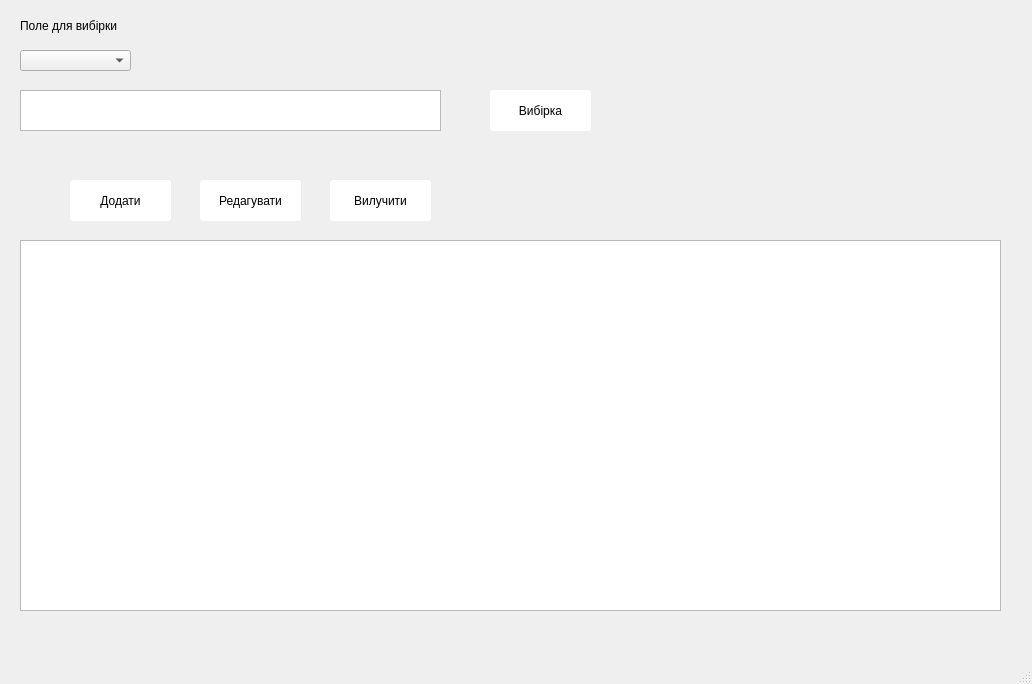
<?xml version="1.0" encoding="UTF-8"?>
<ui version="4.0">
 <class>MainWindow</class>
 <widget class="QMainWindow" name="MainWindow">
  <property name="geometry">
   <rect>
    <x>0</x>
    <y>0</y>
    <width>1032</width>
    <height>684</height>
   </rect>
  </property>
  <property name="windowTitle">
   <string>Угруповування</string>
  </property>
  <widget class="QWidget" name="centralwidget">
   <property name="styleSheet">
    <string notr="true">QPushButton {
	background-color: white;
    border-radius: 3px;
}</string>
   </property>
   <widget class="QPushButton" name="pushButton_3">
    <property name="geometry">
     <rect>
      <x>200</x>
      <y>180</y>
      <width>101</width>
      <height>41</height>
     </rect>
    </property>
    <property name="text">
     <string>Редагувати</string>
    </property>
   </widget>
   <widget class="QPushButton" name="pushButton">
    <property name="geometry">
     <rect>
      <x>490</x>
      <y>90</y>
      <width>101</width>
      <height>41</height>
     </rect>
    </property>
    <property name="text">
     <string>Вибірка</string>
    </property>
   </widget>
   <widget class="QPushButton" name="pushButton_4">
    <property name="geometry">
     <rect>
      <x>330</x>
      <y>180</y>
      <width>101</width>
      <height>41</height>
     </rect>
    </property>
    <property name="text">
     <string>Вилучити</string>
    </property>
   </widget>
   <widget class="QTextEdit" name="textEdit">
    <property name="geometry">
     <rect>
      <x>20</x>
      <y>90</y>
      <width>421</width>
      <height>41</height>
     </rect>
    </property>
   </widget>
   <widget class="QComboBox" name="comboBox">
    <property name="geometry">
     <rect>
      <x>20</x>
      <y>50</y>
      <width>111</width>
      <height>21</height>
     </rect>
    </property>
   </widget>
   <widget class="QLabel" name="label">
    <property name="geometry">
     <rect>
      <x>20</x>
      <y>10</y>
      <width>141</width>
      <height>31</height>
     </rect>
    </property>
    <property name="font">
     <font>
      <family>Segoe UI</family>
     </font>
    </property>
    <property name="text">
     <string>Поле для вибірки</string>
    </property>
   </widget>
   <widget class="QPushButton" name="pushButton_5">
    <property name="geometry">
     <rect>
      <x>70</x>
      <y>180</y>
      <width>101</width>
      <height>41</height>
     </rect>
    </property>
    <property name="text">
     <string>Додати</string>
    </property>
   </widget>
   <widget class="QTableView" name="tableView">
    <property name="geometry">
     <rect>
      <x>20</x>
      <y>240</y>
      <width>981</width>
      <height>371</height>
     </rect>
    </property>
    <property name="gridStyle">
     <enum>Qt::SolidLine</enum>
    </property>
    <property name="sortingEnabled">
     <bool>true</bool>
    </property>
   </widget>
  </widget>
  <widget class="QMenuBar" name="menubar">
   <property name="geometry">
    <rect>
     <x>0</x>
     <y>0</y>
     <width>1032</width>
     <height>26</height>
    </rect>
   </property>
  </widget>
  <widget class="QStatusBar" name="statusbar"/>
 </widget>
 <resources/>
 <connections/>
</ui>
